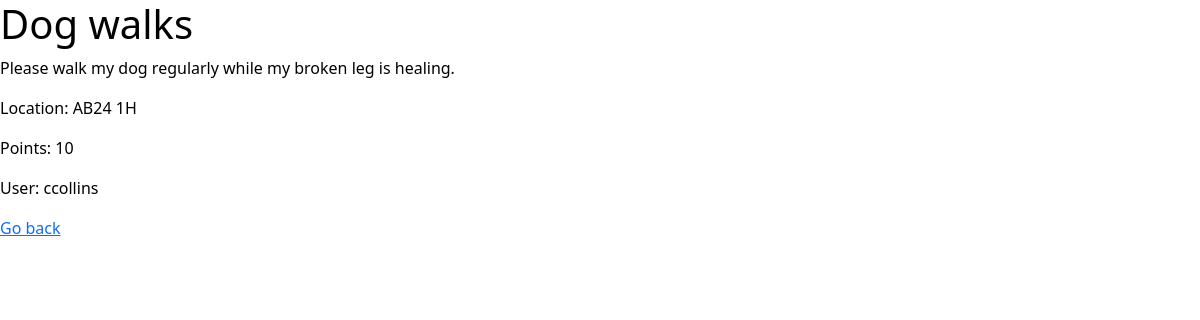
The app's page /jobs/1/ (signed in), older data.
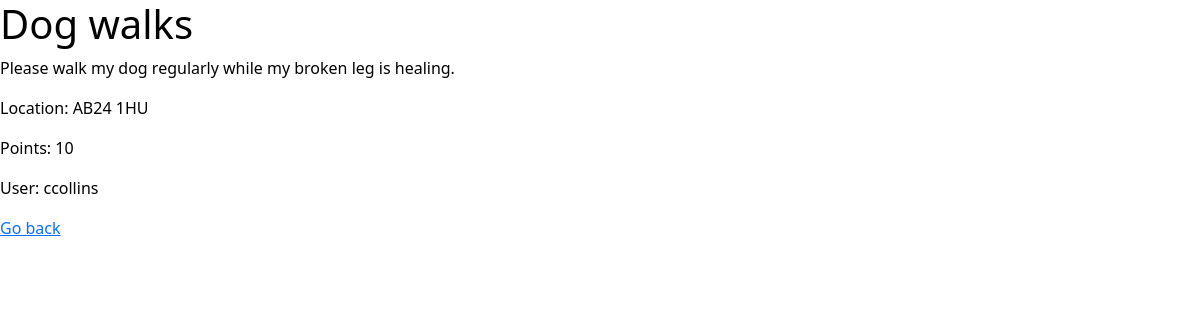
The same page, newer data.
### jobs/models.py (models this page shows)
class JobPosting(models.Model):
    job_id = models.BigAutoField(primary_key=True)
    location = models.CharField(max_length=8)
    poster_id = models.ForeignKey(User, on_delete=models.CASCADE) # Should we use something else on delete?
    job_title = models.CharField(max_length=50)
    job_short_description = models.CharField(max_length=50)
    job_description = models.CharField(max_length=1000)
    posting_time = models.DateTimeField()
    points = models.IntegerField(validators=[MinValueValidator(1)])
    assigned = models.BooleanField()
    completed = models.BooleanField()

### jobs/views.py (the view)
# urls.py: path('<int:job_id>/', views.detail, name='jobdetails'), # Details of a job
def detail(request, job_id):
    template = loader.get_template('jobdetails.html')
    context = {
        'job': JobPosting.objects.get(pk=job_id),
    }
    return HttpResponse(template.render(context, request))

### templates/jobdetails.html (shortened to what this page needs)
{% extends 'base.html' %}
{% block content %}
<h1>{{ job.job_title }}</h1>
<p>{{ job.job_description }}</p>
<p>Location: {{ job.location }}</p>
<p>Points: {{ job.points }}</p>
<p>User: {{ job.poster_id.username }}</p>
<p><a href="{% url 'home' %}">Go back</a></p>
{% endblock %}

Row changes from the older to the newer data that the page shows:
changed JobPosting "Please walk my dog regularly while my broken leg is healing.": location "AB24 1H" → "AB24 1HU"
